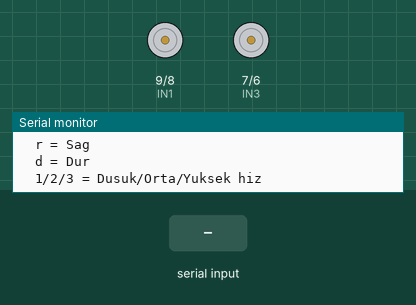
This sketch was run on a simulated Arduino Uno, built with avr-gcc and run on an emulated ATmega328P. Shown: motor-driver pin pairs drawn as motors (green arrow = first pin HIGH = forward, orange = second pin HIGH = backward, longer = more drive, scaled by the enable pin), the last lines printed to the serial monitor. Inputs (shaded band) come from the test bench.

Above: at 1.2 s.
1.3 s: "i" received over Serial
At 2.1 s:
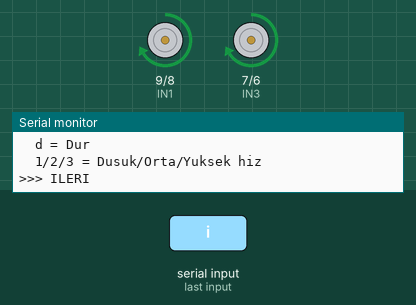
2.8 s: "g" received over Serial
At 3.2 s:
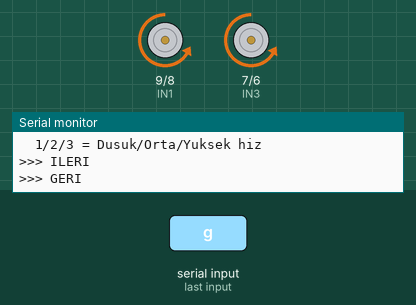
4.3 s: "l" received over Serial
At 5.5 s:
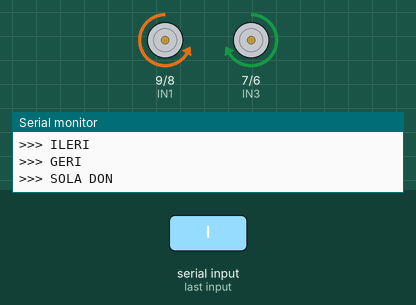
5.8 s: "r" received over Serial
At 6.7 s:
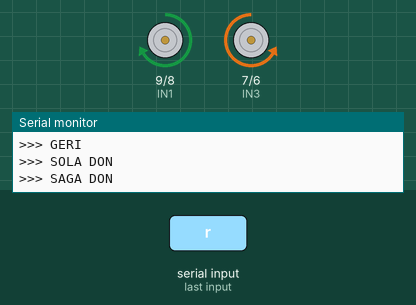
7.3 s: byte 49 ('1') received over Serial
8.8 s: "I" received over Serial
At 10.2 s:
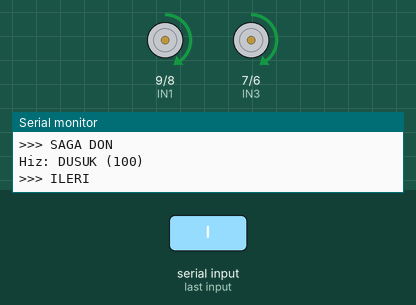
Timing chart, 0 to 11.3 s (numbered marks = the images above; inputs shaded):
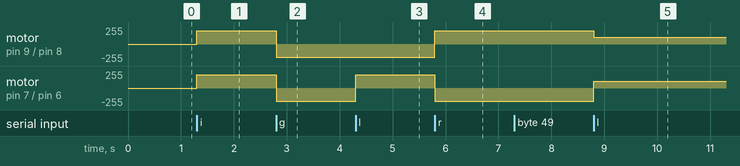

Measured:
- after the input at 1.3 s, motor on pin 9 (IN1) / pin 8 (IN2), motor on pin 7 (IN3) / pin 6 (IN4): stopped → forward 200/255 at once
- after the input at 2.8 s, motor on pin 9 (IN1) / pin 8 (IN2), motor on pin 7 (IN3) / pin 6 (IN4): forward 200/255 → backward 200/255 at once
- after the input at 4.3 s, motor on pin 7 (IN3) / pin 6 (IN4): backward 200/255 → forward 200/255 at once
- after the input at 5.8 s, motor on pin 9 (IN1) / pin 8 (IN2): backward 200/255 → forward 200/255 at once; motor on pin 7 (IN3) / pin 6 (IN4): forward 200/255 → backward 200/255 at once
- after the input at 8.8 s, motor on pin 9 (IN1) / pin 8 (IN2): forward 200/255 → forward 100/255 at once; motor on pin 7 (IN3) / pin 6 (IN4): backward 200/255 → forward 100/255 at once

The sketch:

robot_araba.ino
```cpp
/*
 * Robot Araba Kontrolü
 * L298N ile çift DC motor kontrolü
 *
 * Devre Bağlantısı:
 * L298N +12V -> Pil (+)
 * L298N GND -> Pil (-) & Arduino GND
 *
 * Motor A (Sol):
 * ENA -> Pin 10 (PWM)
 * IN1 -> Pin 9
 * IN2 -> Pin 8
 * OUT1, OUT2 -> Motor A
 *
 * Motor B (Sağ):
 * ENB -> Pin 5 (PWM)
 * IN3 -> Pin 7
 * IN4 -> Pin 6
 * OUT3, OUT4 -> Motor B
 *
 * Serial Komutlar:
 * i = ileri, g = geri, l = sol, r = sag, d = dur
 * 1 = düşük hız, 2 = orta hız, 3 = yüksek hız
 */

// Motor A (Sol)
const int ENA = 10;
const int IN1 = 9;
const int IN2 = 8;

// Motor B (Sağ)
const int ENB = 5;
const int IN3 = 7;
const int IN4 = 6;

int hiz = 200;  // Varsayılan hız (0-255)

void setup() {
  // Motor pinlerini çıkış olarak ayarla
  pinMode(ENA, OUTPUT);
  pinMode(IN1, OUTPUT);
  pinMode(IN2, OUTPUT);
  pinMode(ENB, OUTPUT);
  pinMode(IN3, OUTPUT);
  pinMode(IN4, OUTPUT);

  Serial.begin(9600);
  Serial.println("Robot Araba Kontrol Sistemi");
  Serial.println("===========================");
  Serial.println("Komutlar:");
  Serial.println("  i = Ileri");
  Serial.println("  g = Geri");
  Serial.println("  l = Sol");
  Serial.println("  r = Sag");
  Serial.println("  d = Dur");
  Serial.println("  1/2/3 = Dusuk/Orta/Yuksek hiz");
}

void ileri() {
  // Her iki motor ileri
  digitalWrite(IN1, HIGH);
  digitalWrite(IN2, LOW);
  digitalWrite(IN3, HIGH);
  digitalWrite(IN4, LOW);
  analogWrite(ENA, hiz);
  analogWrite(ENB, hiz);
  Serial.println(">>> ILERI");
}

void geri() {
  // Her iki motor geri
  digitalWrite(IN1, LOW);
  digitalWrite(IN2, HIGH);
  digitalWrite(IN3, LOW);
  digitalWrite(IN4, HIGH);
  analogWrite(ENA, hiz);
  analogWrite(ENB, hiz);
  Serial.println(">>> GERI");
}

void sol() {
  // Sol motor geri, sağ motor ileri
  digitalWrite(IN1, LOW);
  digitalWrite(IN2, HIGH);
  digitalWrite(IN3, HIGH);
  digitalWrite(IN4, LOW);
  analogWrite(ENA, hiz);
  analogWrite(ENB, hiz);
  Serial.println(">>> SOLA DON");
}

void sag() {
  // Sol motor ileri, sağ motor geri
  digitalWrite(IN1, HIGH);
  digitalWrite(IN2, LOW);
  digitalWrite(IN3, LOW);
  digitalWrite(IN4, HIGH);
  analogWrite(ENA, hiz);
  analogWrite(ENB, hiz);
  Serial.println(">>> SAGA DON");
}

void dur() {
  // Tüm motorları durdur
  digitalWrite(IN1, LOW);
  digitalWrite(IN2, LOW);
  digitalWrite(IN3, LOW);
  digitalWrite(IN4, LOW);
  analogWrite(ENA, 0);
  analogWrite(ENB, 0);
  Serial.println(">>> DUR");
}

void loop() {
  if (Serial.available() > 0) {
    char komut = Serial.read();

    switch (komut) {
      case 'i':
      case 'I':
        ileri();
        break;

      case 'g':
      case 'G':
        geri();
        break;

      case 'l':
      case 'L':
        sol();
        break;

      case 'r':
      case 'R':
        sag();
        break;

      case 'd':
      case 'D':
        dur();
        break;

      case '1':
        hiz = 100;
        Serial.println("Hiz: DUSUK (100)");
        break;

      case '2':
        hiz = 175;
        Serial.println("Hiz: ORTA (175)");
        break;

      case '3':
        hiz = 255;
        Serial.println("Hiz: YUKSEK (255)");
        break;
    }
  }
}
```
